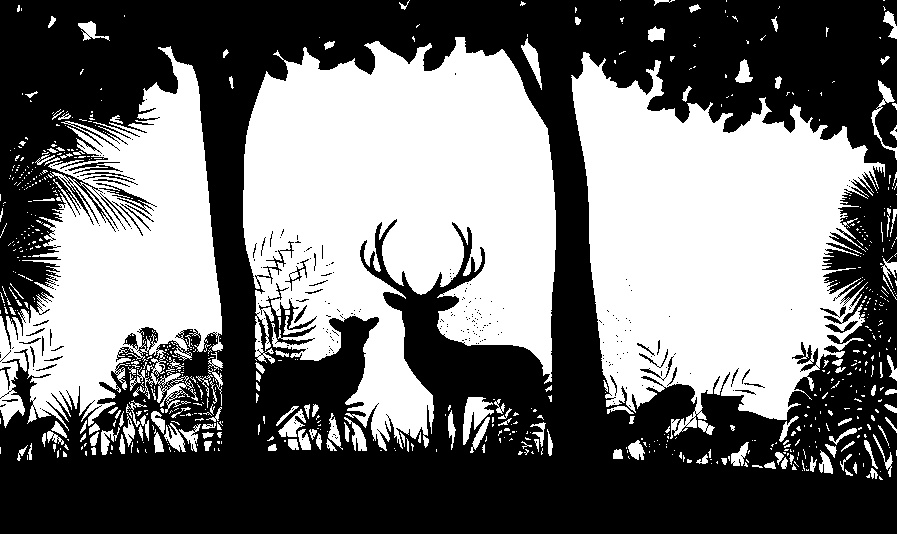
#> input picture Lab2/2.jpg, 897 x 534 px
$ python 3.py
#> lines starting #> are read from the running program, lines starting #| are printed output that depends on the picture
import cv2
import numpy as np

img = cv2.imread('2.jpg', cv2.IMREAD_GRAYSCALE)
#> img is the input picture: shape (534, 897); min 0, max 255, mean 115.1
w = img.shape[0]
#> w = 534
h = img.shape[1]
#> h = 897
cur_label = np.uint32(0)
INF = ~np.uint32(0)
labelParent = {INF:INF, cur_label:cur_label}

label = np.zeros([w,h], np.uint32)
label = ~label
def join(a,b): #a<b
    labelParent[b] = labelParent[a] = labelParent[labelParent[a]]

def searchN(x,y):
    global label
    global labelParent
    global cur_label
    global img
    if img[x][y] > 127:
        for i in range(x-1, x+2):
            for j in range(y-1, y+2):
                if i < w and i >= 0 and j < h and j >= 0 and (i != x or j != y):
                    if label[x][y] > label[i][j]:
                        if label[x][y] != INF:
                            join(label[i][j],label[x][y])
                        label[x][y] = label[i][j]
                    elif label[x][y] < label[i][j]:
                        if label[i][j] != INF:
                            join(label[x][y],label[i][j])
        if label[x][y] == INF:
            label[x][y] = cur_label
            cur_label = cur_label + 1
            labelParent[cur_label] = cur_label
            # print(cur_label)

for i in range(w):
    for j in range(h):
        searchN(i,j)

for i in range(0,cur_label):
    if labelParent[labelParent[i]] != labelParent[i]:
        labelParent[i] = labelParent[labelParent[i]]

for i in range(w):
    for j in range(h):
        label[i][j] = labelParent[label[i][j]]
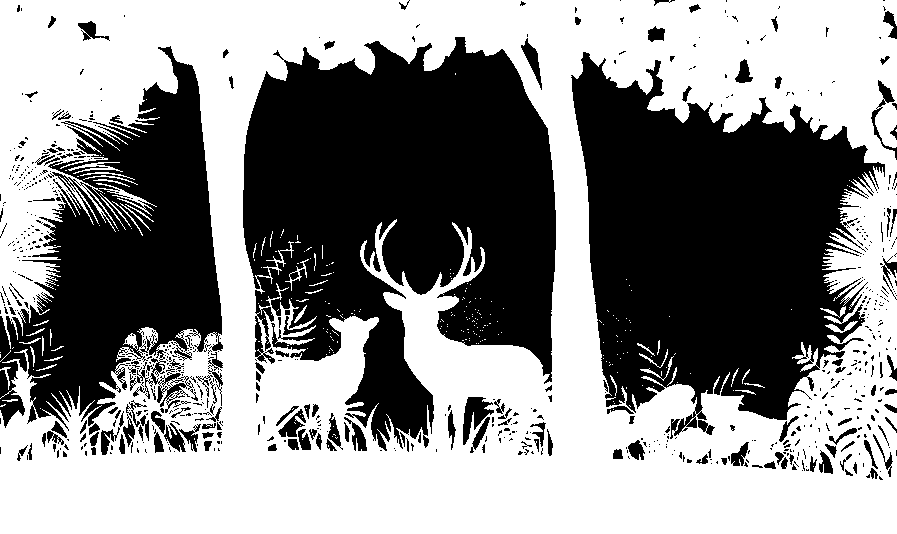
#> label: shape (534, 897) uint32; min 0, max 4.29e+09, mean 2.36e+09; drawn with min black and max white
# print(np.unique(label).shape)
cv2.imshow('image', img)
cv2.waitKey()
cv2.destroyAllWindows()

clr = cv2.cvtColor(img, cv2.COLOR_GRAY2BGR)
rdclr = {}
for i in range(cur_label):
    B = np.random.randint(0,256)
    G = np.random.randint(0,256)
    R = np.random.randint(0,256)
    rdclr[np.uint32(i)] = np.array([B,G,R], np.uint8)

for i in range(w):
    for j in range(h):
        if label[i,j] == INF:
            clr[i,j] = np.array([0,0,0], np.uint8)
        else:
            clr[i,j] = np.array(rdclr[label[i,j]], np.uint8)
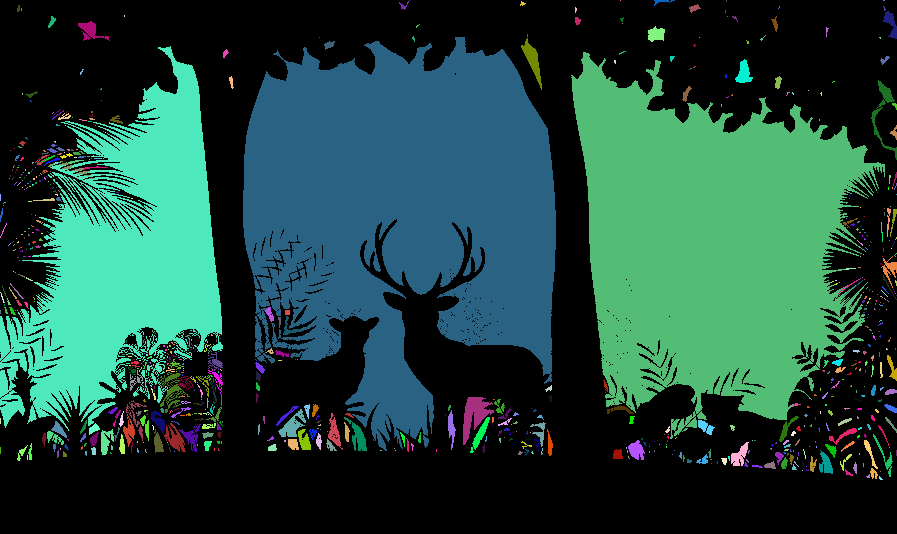
#> clr: shape (534, 897, 3); mean B, G, R 61.5, 70.9, 30.9

cv2.imshow('image', clr)
cv2.waitKey()
cv2.destroyAllWindows()

cv2.imwrite('3.jpg', clr)

$ run again, with Lab2/input.jpg copied over Lab2/2.jpg
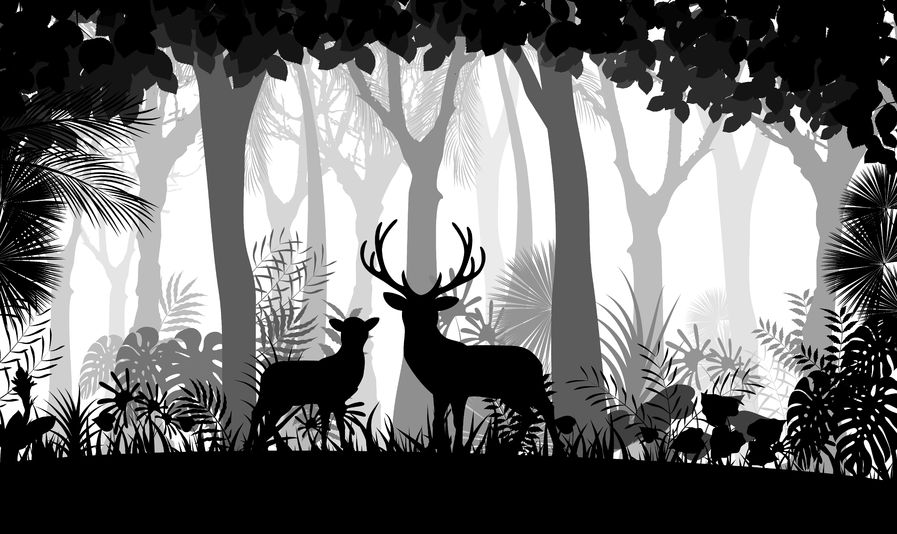
#> input picture Lab2/input.jpg, 897 x 534 px
#> img is the input picture: shape (534, 897); min 0, max 255, mean 109.5
#> after the loop `for i in range(w):`:
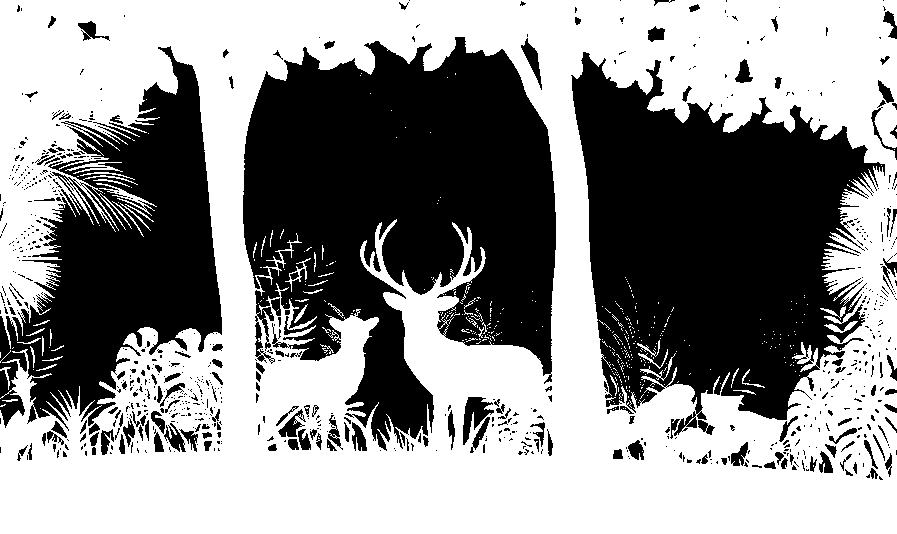
#> label: shape (534, 897) uint32; min 0, max 4.29e+09, mean 2.4e+09; drawn with min black and max white
#> after the loop `for i in range(w):`:
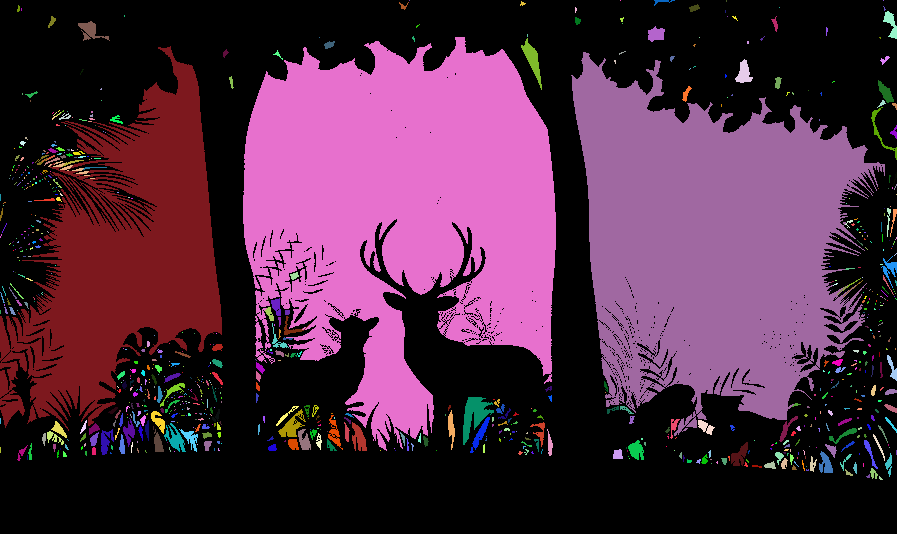
#> clr: shape (534, 897, 3); mean B, G, R 66.2, 41.3, 78.8
